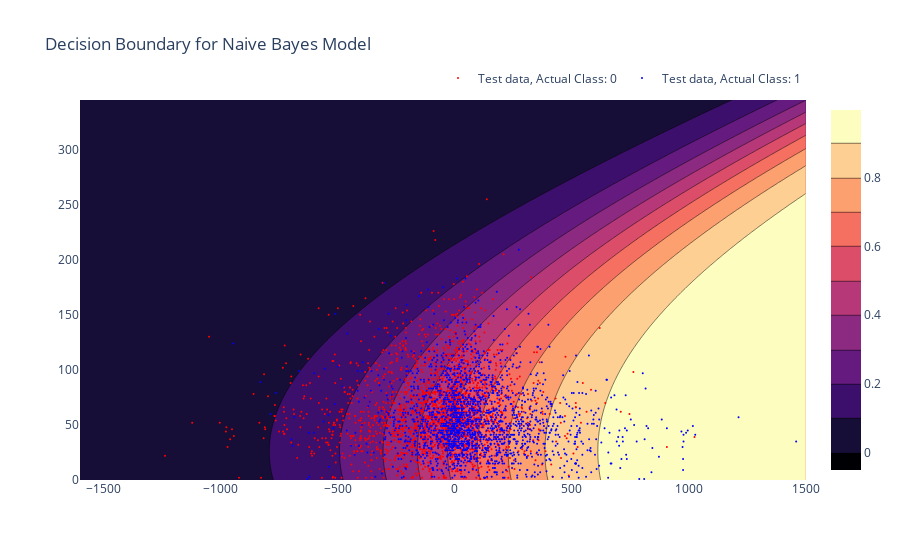

Notebook source saved alongside this figure:
### Code cell
mesh_size = 5
margin = 1

x_min, x_max = X.iloc[:, 0].fillna(X.mean()).min() - margin, X.iloc[:, 0].fillna(X.mean()).max() + margin
y_min, y_max = X.iloc[:, 1].fillna(X.mean()).min() - margin, X.iloc[:, 1].fillna(X.mean()).max() + margin
xrange = np.arange(x_min, x_max, mesh_size)
yrange = np.arange(y_min, y_max, mesh_size)
xx, yy = np.meshgrid(xrange, yrange)

Z = clf.predict_proba(np.c_[xx.ravel(), yy.ravel()])[:, 1]
Z = Z.reshape(xx.shape)

trace_specs = [
    [X_test, y_test, 0, 'Test', 'red'],
    [X_test, y_test, 1, 'Test', 'blue']
]

fig = go.Figure(data=[
    go.Scatter(
        x=X[y==label].iloc[:, 0], y=X[y==label].iloc[:, 1],
        name=f'{split} data, Actual Class: {label}',
        mode='markers', marker_color=marker
    )
    for X, y, label, split, marker in trace_specs
])

fig.update_traces(marker_size=2, marker_line_width=0)

fig.update_xaxes(range=[-1600, 1500])
fig.update_yaxes(range=[0,345])

fig.update_layout(title_text="Decision Boundary for Naive Bayes Model", 
    legend=dict(orientation="h", yanchor="bottom", y=1.02, xanchor="right", x=1))

fig.add_trace(
    go.Contour(
        x=xrange,
        y=yrange,
        z=Z,
        showscale=True,
        colorscale='magma',
        opacity=1,
        name='Score',
        hoverinfo='skip'
    )
)

fig.show()

### Figure 1 — Plotly figure (JSON) as saved in the notebook; plotly's stock layout.template omitted (floating-point values rounded to 4 significant figures; data arrays with more than 128 entries replaced by an {"elided": "..."} marker saying what was removed)
{"data": [{"marker": {"color": "red", "line": {"width": 0}, "size": 2}, "mode": "markers", "name": "Test data, Actual Class: 0", "type": "scatter", "x": {"elided": "2024 int values"}, "y": {"elided": "2024 int values"}}, {"marker": {"color": "blue", "line": {"width": 0}, "size": 2}, "mode": "markers", "name": "Test data, Actual Class: 1", "type": "scatter", "x": {"elided": "1988 int values"}, "y": {"elided": "1988 int values"}}, {"colorscale": [[0, "#000004"], [0.1111, "#180f3d"], [0.2222, "#440f76"], [0.3333, "#721f81"], [0.4444, "#9e2f7f"], [0.5556, "#cd4071"], [0.6667, "#f1605d"], [0.7778, "#fd9668"], [0.8889, "#feca8d"], [1, "#fcfdbf"]], "hoverinfo": "skip", "name": "Score", "opacity": 1, "showscale": true, "type": "contour", "x": {"elided": "622 int values"}, "y": [0, 5, 10, 15, 20, 25, 30, 35, 40, 45, 50, 55, 60, 65, 70, 75, 80, 85, 90, 95, 100, 105, 110, 115, 120, 125, 130, 135, 140, 145, 150, 155, 160, 165, 170, 175, 180, 185, 190, 195, 200, 205, 210, 215, 220, 225, 230, 235, 240, 245, 250, 255, 260, 265, 270, 275, 280, 285, 290, 295, 300, 305, 310, 315, 320, 325, 330, 335, 340, 345], "z": {"elided": "70x622 float values"}}], "layout": {"legend": {"orientation": "h", "x": 1, "xanchor": "right", "y": 1.02, "yanchor": "bottom"}, "title": {"text": "Decision Boundary for Naive Bayes Model"}, "xaxis": {"range": [-1600, 1500]}, "yaxis": {"range": [0, 345]}}}
